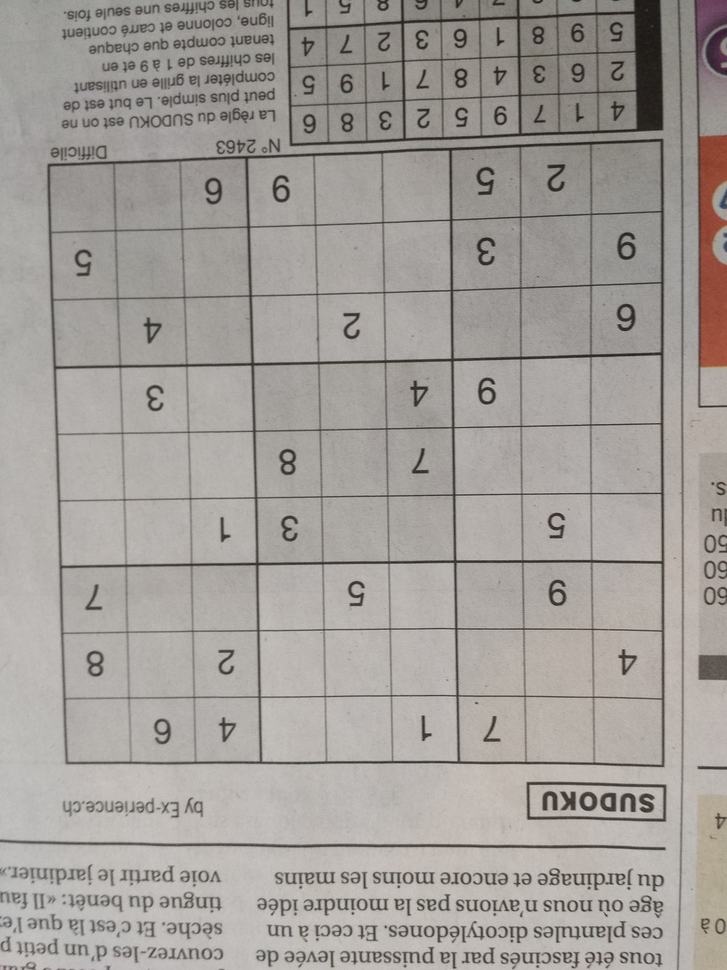
#> input picture IVP Lab - Model Questions/IVP Lab - Model Questions/SET-4/image1083.jpg, 727 x 970 px, shrunk from 960 x 1280 before the run, found by its file name
$ jupyter execute Sudoku_4.ipynb
#> lines starting #> are read from the running program, lines starting #| are printed output that depends on the picture; after the words box and inside, x2 and y2 are one past the last pixel; in counts of white or black regions, pixels touching at a corner belong together
[cell 1]
import cv2
import numpy as np
import matplotlib.pyplot as plt

# Read the Sudoku image
image = cv2.imread('/home/snucse/Downloads/SET-4/image1083.jpg')
#> image is the input picture: shape (970, 727, 3); mean B, G, R 153.7, 158.2, 162.7

[cell 2]
# Convert the image to grayscale
gray = cv2.cvtColor(image, cv2.COLOR_BGR2GRAY)

[cell 3]
# Apply Gaussian blur to smooth the image
blurred = cv2.GaussianBlur(gray, (5, 5), 0)

[cell 4]
# Perform edge detection
edges = cv2.Canny(blurred, 50, 150)
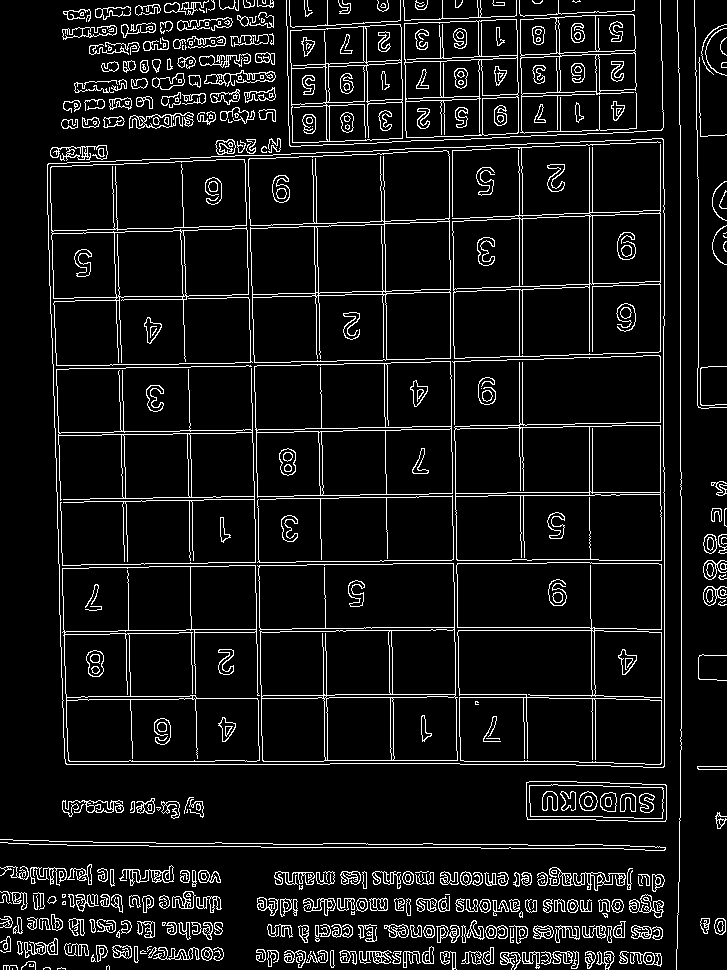
#> edges: shape (970, 727); 8.2% white in thin lines or dots

# Find contours
contours, _ = cv2.findContours(edges.copy(), cv2.RETR_EXTERNAL, cv2.CHAIN_APPROX_SIMPLE)
#> contours = 340 contours, 167 with area under 20; largest, box (x1, y1, x2, y2) and area: (47, 138, 665, 768) 373222, (404, 19, 519, 138) 12886, (290, 24, 403, 143) 12522, (520, 14, 637, 134) 8613, (526, 781, 667, 822) 5252

# Filter out the largest contour
sudoku_contour = max(contours, key=cv2.contourArea)
#> sudoku_contour = contour of 132 points, box (x1, y1, x2, y2) (47, 138, 665, 768), area 373222

[cell 5]
# Filter out the largest contour
sudoku_contour = max(contours, key=cv2.contourArea)

[cell 6]
# Get the bounding rectangle of the contour
x, y, w, h = cv2.boundingRect(sudoku_contour)
#> x = 47; y = 138; w = 618; h = 630

[cell 7]
# Crop the Sudoku grid region
sudoku_grid = gray[y:y+h, x:x+w]  # Convert to grayscale
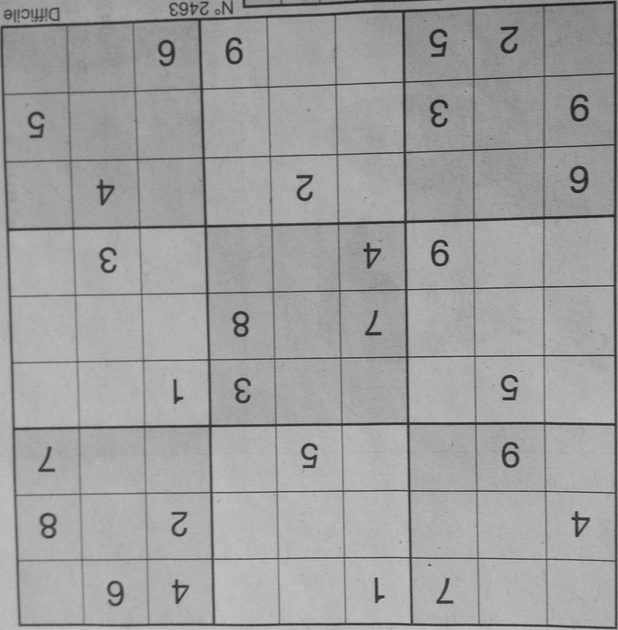
#> sudoku_grid: shape (630, 618); min 27, max 197, mean 160.6

[cell 8]
# Apply preprocessing techniques (e.g., thresholding)
_, preprocessed = cv2.threshold(sudoku_grid, 0, 255, cv2.THRESH_BINARY_INV | cv2.THRESH_OTSU)
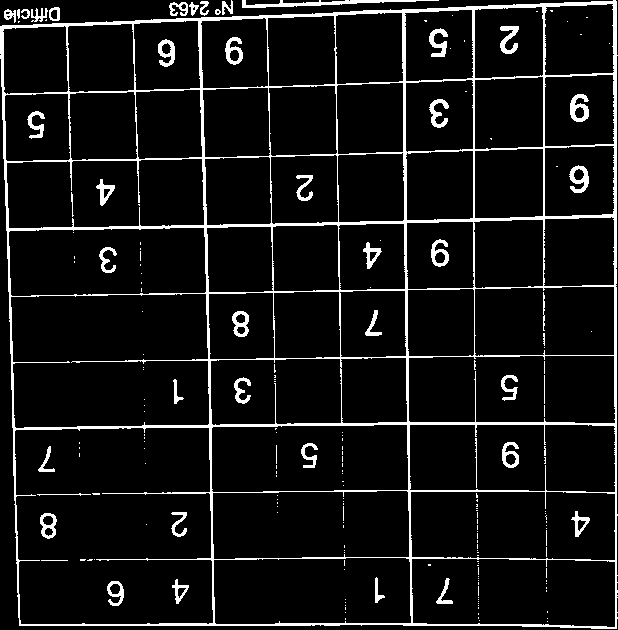
#> preprocessed: shape (630, 618); 7.9% white; 195 white regions (148 under 20 px), largest, box (x1, y1, x2, y2) and area: (0, 0, 618, 629) 22528, (242, 0, 439, 8) 607, (570, 94, 589, 122) 314

[cell 9]
# Plot the obtained image
plt.figure(figsize=(10, 5))

# Original image
plt.subplot(1, 2, 1)
plt.imshow(cv2.cvtColor(image, cv2.COLOR_BGR2RGB))
plt.title('Original Image')
plt.axis('off')
